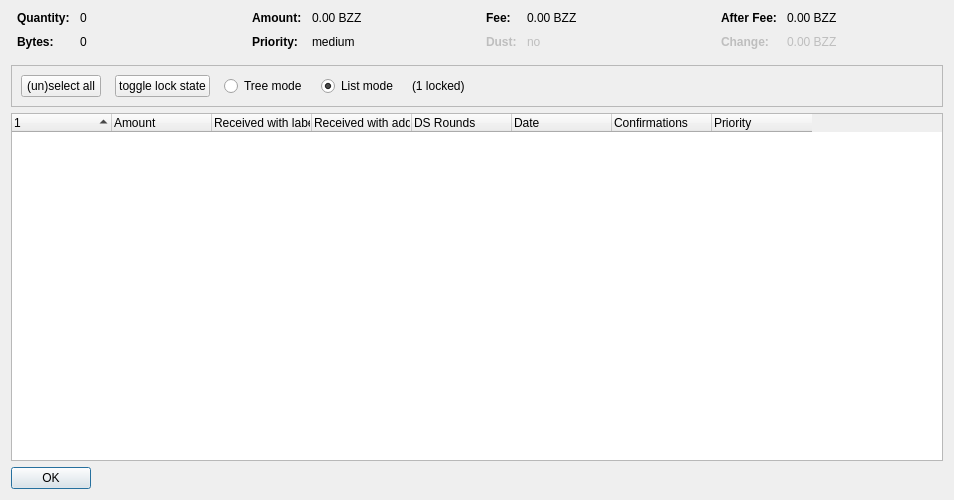
<?xml version="1.0" encoding="UTF-8"?>
<ui version="4.0">
 <class>CoinControlDialog</class>
 <widget class="QDialog" name="CoinControlDialog">
  <property name="geometry">
   <rect>
    <x>0</x>
    <y>0</y>
    <width>954</width>
    <height>500</height>
   </rect>
  </property>
  <property name="windowTitle">
   <string>Coin Selection</string>
  </property>
  <layout class="QVBoxLayout" name="verticalLayout">
   <item>
    <layout class="QHBoxLayout" name="horizontalLayoutTop" stretch="0,0,0,0">
     <property name="topMargin">
      <number>0</number>
     </property>
     <property name="bottomMargin">
      <number>10</number>
     </property>
     <item>
      <layout class="QFormLayout" name="formLayoutCoinControl1">
       <property name="horizontalSpacing">
        <number>10</number>
       </property>
       <property name="verticalSpacing">
        <number>10</number>
       </property>
       <property name="leftMargin">
        <number>6</number>
       </property>
       <property name="rightMargin">
        <number>6</number>
       </property>
       <item row="0" column="0">
        <widget class="QLabel" name="labelCoinControlQuantityText">
         <property name="font">
          <font>
           <weight>75</weight>
           <bold>true</bold>
          </font>
         </property>
         <property name="text">
          <string>Quantity:</string>
         </property>
        </widget>
       </item>
       <item row="0" column="1">
        <widget class="QLabel" name="labelCoinControlQuantity">
         <property name="cursor">
          <cursorShape>IBeamCursor</cursorShape>
         </property>
         <property name="contextMenuPolicy">
          <enum>Qt::ActionsContextMenu</enum>
         </property>
         <property name="text">
          <string notr="true">0</string>
         </property>
         <property name="textInteractionFlags">
          <set>Qt::LinksAccessibleByMouse|Qt::TextSelectableByKeyboard|Qt::TextSelectableByMouse</set>
         </property>
        </widget>
       </item>
       <item row="1" column="0">
        <widget class="QLabel" name="labelCoinControlBytesText">
         <property name="font">
          <font>
           <weight>75</weight>
           <bold>true</bold>
          </font>
         </property>
         <property name="text">
          <string>Bytes:</string>
         </property>
        </widget>
       </item>
       <item row="1" column="1">
        <widget class="QLabel" name="labelCoinControlBytes">
         <property name="cursor">
          <cursorShape>IBeamCursor</cursorShape>
         </property>
         <property name="contextMenuPolicy">
          <enum>Qt::ActionsContextMenu</enum>
         </property>
         <property name="text">
          <string notr="true">0</string>
         </property>
         <property name="textInteractionFlags">
          <set>Qt::LinksAccessibleByMouse|Qt::TextSelectableByKeyboard|Qt::TextSelectableByMouse</set>
         </property>
        </widget>
       </item>
      </layout>
     </item>
     <item>
      <layout class="QFormLayout" name="formLayoutCoinControl2">
       <property name="horizontalSpacing">
        <number>10</number>
       </property>
       <property name="verticalSpacing">
        <number>10</number>
       </property>
       <property name="leftMargin">
        <number>6</number>
       </property>
       <property name="rightMargin">
        <number>6</number>
       </property>
       <item row="0" column="0">
        <widget class="QLabel" name="labelCoinControlAmountText">
         <property name="font">
          <font>
           <weight>75</weight>
           <bold>true</bold>
          </font>
         </property>
         <property name="text">
          <string>Amount:</string>
         </property>
        </widget>
       </item>
       <item row="0" column="1">
        <widget class="QLabel" name="labelCoinControlAmount">
         <property name="cursor">
          <cursorShape>IBeamCursor</cursorShape>
         </property>
         <property name="contextMenuPolicy">
          <enum>Qt::ActionsContextMenu</enum>
         </property>
         <property name="text">
          <string notr="true">0.00 BZZ</string>
         </property>
         <property name="textInteractionFlags">
          <set>Qt::LinksAccessibleByMouse|Qt::TextSelectableByKeyboard|Qt::TextSelectableByMouse</set>
         </property>
        </widget>
       </item>
       <item row="1" column="0">
        <widget class="QLabel" name="labelCoinControlPriorityText">
         <property name="font">
          <font>
           <weight>75</weight>
           <bold>true</bold>
          </font>
         </property>
         <property name="text">
          <string>Priority:</string>
         </property>
        </widget>
       </item>
       <item row="1" column="1">
        <widget class="QLabel" name="labelCoinControlPriority">
         <property name="cursor">
          <cursorShape>IBeamCursor</cursorShape>
         </property>
         <property name="contextMenuPolicy">
          <enum>Qt::ActionsContextMenu</enum>
         </property>
         <property name="text">
          <string>medium</string>
         </property>
         <property name="textInteractionFlags">
          <set>Qt::LinksAccessibleByMouse|Qt::TextSelectableByKeyboard|Qt::TextSelectableByMouse</set>
         </property>
        </widget>
       </item>
      </layout>
     </item>
     <item>
      <layout class="QFormLayout" name="formLayoutCoinControl3">
       <property name="horizontalSpacing">
        <number>10</number>
       </property>
       <property name="verticalSpacing">
        <number>10</number>
       </property>
       <property name="leftMargin">
        <number>6</number>
       </property>
       <property name="rightMargin">
        <number>6</number>
       </property>
       <item row="0" column="0">
        <widget class="QLabel" name="labelCoinControlFeeText">
         <property name="font">
          <font>
           <weight>75</weight>
           <bold>true</bold>
          </font>
         </property>
         <property name="text">
          <string>Fee:</string>
         </property>
        </widget>
       </item>
       <item row="0" column="1">
        <widget class="QLabel" name="labelCoinControlFee">
         <property name="cursor">
          <cursorShape>IBeamCursor</cursorShape>
         </property>
         <property name="contextMenuPolicy">
          <enum>Qt::ActionsContextMenu</enum>
         </property>
         <property name="text">
          <string notr="true">0.00 BZZ</string>
         </property>
         <property name="textInteractionFlags">
          <set>Qt::LinksAccessibleByMouse|Qt::TextSelectableByKeyboard|Qt::TextSelectableByMouse</set>
         </property>
        </widget>
       </item>
       <item row="1" column="0">
        <widget class="QLabel" name="labelCoinControlLowOutputText">
         <property name="enabled">
          <bool>false</bool>
         </property>
         <property name="font">
          <font>
           <weight>75</weight>
           <bold>true</bold>
          </font>
         </property>
         <property name="text">
          <string>Dust:</string>
         </property>
        </widget>
       </item>
       <item row="1" column="1">
        <widget class="QLabel" name="labelCoinControlLowOutput">
         <property name="enabled">
          <bool>false</bool>
         </property>
         <property name="cursor">
          <cursorShape>IBeamCursor</cursorShape>
         </property>
         <property name="contextMenuPolicy">
          <enum>Qt::ActionsContextMenu</enum>
         </property>
         <property name="text">
          <string>no</string>
         </property>
         <property name="textInteractionFlags">
          <set>Qt::LinksAccessibleByMouse|Qt::TextSelectableByKeyboard|Qt::TextSelectableByMouse</set>
         </property>
        </widget>
       </item>
      </layout>
     </item>
     <item>
      <layout class="QFormLayout" name="formLayoutCoinControl4">
       <property name="horizontalSpacing">
        <number>10</number>
       </property>
       <property name="verticalSpacing">
        <number>10</number>
       </property>
       <property name="leftMargin">
        <number>6</number>
       </property>
       <property name="rightMargin">
        <number>6</number>
       </property>
       <item row="0" column="0">
        <widget class="QLabel" name="labelCoinControlAfterFeeText">
         <property name="font">
          <font>
           <weight>75</weight>
           <bold>true</bold>
          </font>
         </property>
         <property name="text">
          <string>After Fee:</string>
         </property>
        </widget>
       </item>
       <item row="0" column="1">
        <widget class="QLabel" name="labelCoinControlAfterFee">
         <property name="cursor">
          <cursorShape>IBeamCursor</cursorShape>
         </property>
         <property name="contextMenuPolicy">
          <enum>Qt::ActionsContextMenu</enum>
         </property>
         <property name="text">
          <string notr="true">0.00 BZZ</string>
         </property>
         <property name="textInteractionFlags">
          <set>Qt::LinksAccessibleByMouse|Qt::TextSelectableByKeyboard|Qt::TextSelectableByMouse</set>
         </property>
        </widget>
       </item>
       <item row="1" column="0">
        <widget class="QLabel" name="labelCoinControlChangeText">
         <property name="enabled">
          <bool>false</bool>
         </property>
         <property name="font">
          <font>
           <weight>75</weight>
           <bold>true</bold>
          </font>
         </property>
         <property name="text">
          <string>Change:</string>
         </property>
        </widget>
       </item>
       <item row="1" column="1">
        <widget class="QLabel" name="labelCoinControlChange">
         <property name="enabled">
          <bool>false</bool>
         </property>
         <property name="cursor">
          <cursorShape>IBeamCursor</cursorShape>
         </property>
         <property name="contextMenuPolicy">
          <enum>Qt::ActionsContextMenu</enum>
         </property>
         <property name="text">
          <string notr="true">0.00 BZZ</string>
         </property>
         <property name="textInteractionFlags">
          <set>Qt::LinksAccessibleByMouse|Qt::TextSelectableByKeyboard|Qt::TextSelectableByMouse</set>
         </property>
        </widget>
       </item>
      </layout>
     </item>
    </layout>
   </item>
   <item>
    <widget class="QFrame" name="frame">
     <property name="minimumSize">
      <size>
       <width>0</width>
       <height>40</height>
      </size>
     </property>
     <property name="frameShape">
      <enum>QFrame::StyledPanel</enum>
     </property>
     <property name="frameShadow">
      <enum>QFrame::Sunken</enum>
     </property>
     <layout class="QHBoxLayout" name="horizontalLayout">
      <item>
       <layout class="QHBoxLayout" name="horizontalLayoutPanel" stretch="0,0,0,0,0,0">
        <property name="spacing">
         <number>14</number>
        </property>
        <item>
         <widget class="QPushButton" name="pushButtonSelectAll">
          <property name="sizePolicy">
           <sizepolicy hsizetype="Maximum" vsizetype="Fixed">
            <horstretch>0</horstretch>
            <verstretch>0</verstretch>
           </sizepolicy>
          </property>
          <property name="text">
           <string>(un)select all</string>
          </property>
          <property name="autoDefault">
           <bool>false</bool>
          </property>
         </widget>
        </item>
        <item>
         <widget class="QPushButton" name="pushButtonToggleLock">
          <property name="sizePolicy">
           <sizepolicy hsizetype="Maximum" vsizetype="Fixed">
            <horstretch>0</horstretch>
            <verstretch>0</verstretch>
           </sizepolicy>
          </property>
          <property name="text">
           <string>toggle lock state</string>
          </property>
          <property name="autoDefault">
           <bool>false</bool>
          </property>
         </widget>
        </item>
        <item>
         <widget class="QRadioButton" name="radioTreeMode">
          <property name="sizePolicy">
           <sizepolicy hsizetype="Maximum" vsizetype="Fixed">
            <horstretch>0</horstretch>
            <verstretch>0</verstretch>
           </sizepolicy>
          </property>
          <property name="text">
           <string>Tree mode</string>
          </property>
         </widget>
        </item>
        <item>
         <widget class="QRadioButton" name="radioListMode">
          <property name="sizePolicy">
           <sizepolicy hsizetype="Maximum" vsizetype="Fixed">
            <horstretch>0</horstretch>
            <verstretch>0</verstretch>
           </sizepolicy>
          </property>
          <property name="text">
           <string>List mode</string>
          </property>
          <property name="checked">
           <bool>true</bool>
          </property>
         </widget>
        </item>
        <item>
         <widget class="QLabel" name="labelLocked">
          <property name="text">
           <string>(1 locked)</string>
          </property>
         </widget>
        </item>
        <item>
         <spacer name="horizontalSpacer">
          <property name="orientation">
           <enum>Qt::Horizontal</enum>
          </property>
          <property name="sizeHint" stdset="0">
           <size>
            <width>40</width>
            <height>20</height>
           </size>
          </property>
         </spacer>
        </item>
       </layout>
      </item>
     </layout>
    </widget>
   </item>
   <item>
    <widget class="CoinControlTreeWidget" name="treeWidget">
     <property name="contextMenuPolicy">
      <enum>Qt::CustomContextMenu</enum>
     </property>
     <property name="sortingEnabled">
      <bool>false</bool>
     </property>
     <property name="columnCount">
      <number>8</number>
     </property>
     <attribute name="headerShowSortIndicator" stdset="0">
      <bool>true</bool>
     </attribute>
     <attribute name="headerStretchLastSection">
      <bool>false</bool>
     </attribute>
     <column>
      <property name="text">
       <string/>
      </property>
     </column>
     <column>
      <property name="text">
       <string>Amount</string>
      </property>
     </column>
     <column>
      <property name="text">
       <string>Received with label</string>
      </property>
     </column>
     <column>
      <property name="text">
       <string>Received with address</string>
      </property>
     </column>
     <column>
      <property name="text">
       <string>DS Rounds</string>
      </property>
     </column>
     <column>
      <property name="text">
       <string>Date</string>
      </property>
     </column>
     <column>
      <property name="text">
       <string>Confirmations</string>
      </property>
      <property name="toolTip">
       <string>Confirmed</string>
      </property>
     </column>
     <column>
      <property name="text">
       <string>Priority</string>
      </property>
     </column>
    </widget>
   </item>
   <item>
    <widget class="QDialogButtonBox" name="buttonBox">
     <property name="sizePolicy">
      <sizepolicy hsizetype="Maximum" vsizetype="Fixed">
       <horstretch>0</horstretch>
       <verstretch>0</verstretch>
      </sizepolicy>
     </property>
     <property name="orientation">
      <enum>Qt::Horizontal</enum>
     </property>
     <property name="standardButtons">
      <set>QDialogButtonBox::Ok</set>
     </property>
    </widget>
   </item>
  </layout>
 </widget>
 <customwidgets>
  <customwidget>
   <class>CoinControlTreeWidget</class>
   <extends>QTreeWidget</extends>
   <header>coincontroltreewidget.h</header>
  </customwidget>
 </customwidgets>
 <resources/>
 <connections/>
</ui>
